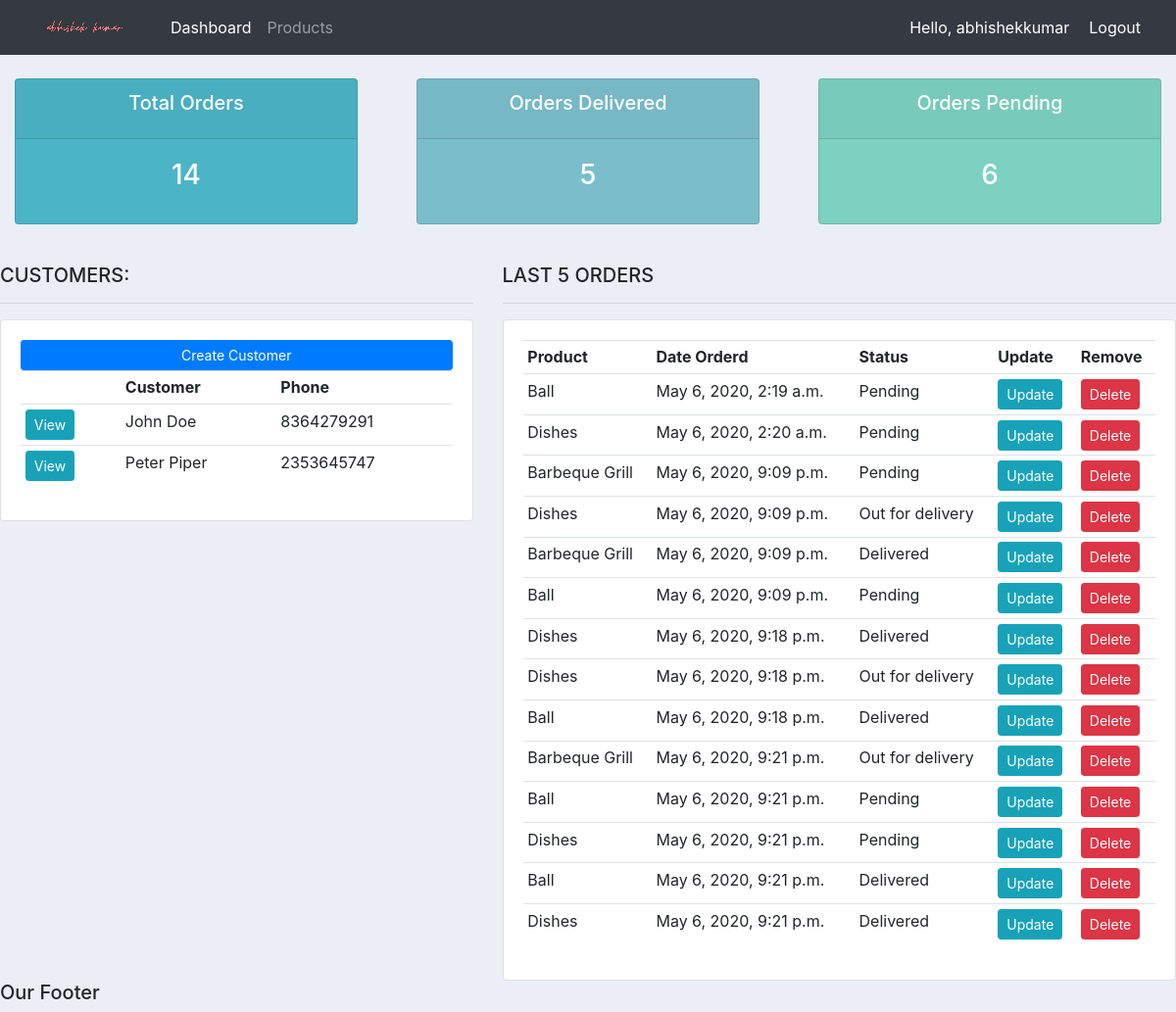
The app's page / (signed in) with its own data.
### accounts/models.py (models this page shows, shortened)
class Customer(models.Model):
    name = models.CharField(max_length=200, null=True)
    phone = models.CharField(max_length=200, null=True)
    email =models.CharField(max_length=200, null=True)
    date_created = models.DateTimeField(auto_now_add=True, null=True)

class Order(models.Model):
    STATUS = (
        ('Pending', 'Pending'),
        ('Out for delivery', 'Out for delivery'),
        ('Delivered', 'Delivered'),
    )
    customer = models.ForeignKey(Customer, null=True, on_delete=models.SET_NULL)
    product = models.ForeignKey(Product, null=True, on_delete=models.SET_NULL)
    date_created = models.DateTimeField(auto_now_add=True, null=True)
    status = models.CharField(max_length=200, null=True, choices=STATUS)
    note = models.CharField(max_length=200, null=True)

class Product(models.Model):
    CATEGORY = (
        ('Indoor', 'Indoor'),
        ('Out Door', 'Out Door'),
    )
    name = models.CharField(max_length=200, null=True)
    price = models.FloatField(null=True)
    category = models.CharField(max_length=200, null=True, choices=CATEGORY)
    description = models.CharField(max_length=200, null=True, blank=True)
    date_created = models.DateTimeField(auto_now_add=True, null=True)
    tags = models.ManyToManyField(Tag)
    def __str__(self):
        return self.name

### accounts/decorators.py (the view)
	def wrapper_function(request, *args, **kwargs):
		group = None
		if request.user.groups.exists():
			group = request.user.groups.all()[0].name
		if group == 'customer':
			return redirect('user-page')
		if group == 'admin':
			return view_func(request, *args, **kwargs)

### accounts/views.py (called while the page is built)
@login_required(login_url='login')
@admin_only
def home(request):
	orders = Order.objects.all()
	customers = Customer.objects.all()
	total_customers = customers.count()
	total_orders = orders.count()
	delivered = orders.filter(status='Delivered').count()
	pending = orders.filter(status='Pending').count()
	context = {'orders':orders, 'customers':customers,
	'total_orders':total_orders,'delivered':delivered,
	'pending':pending }
	return render(request, 'accounts/dashboard.html', context)

### accounts/templates/accounts/dashboard.html
{% extends 'accounts/main.html' %}
{% block content %}
{%  include 'accounts/status.html' %}
<br>
<div class="row">
	<div class="col-md-5">
		<h5>CUSTOMERS:</h5>
		<hr>
		<div class="card card-body">
			<a class="btn btn-primary  btn-sm btn-block" href="">Create Customer</a>
			<table class="table table-sm">
				<tr>
					<th></th>
					<th>Customer</th>
					<th>Phone</th>
				</tr>
				{% for customer in customers %}
				<tr>
					<td><a class="btn btn-sm btn-info" href="{% url 'customer' customer.id %}">View</a></td>
					<td>{{customer.name}}</td>
					<td>{{customer.phone}}</td>
				</tr>
			{% endfor %}
			</table>
		</div>
	</div>
	<div class="col-md-7">
		<h5>LAST 5 ORDERS</h5>
		<hr>
		<div class="card card-body">
			<table class="table table-sm">
				<tr>
					<th>Product</th>
					<th>Date Orderd</th>
					<th>Status</th>
					<th>Update</th>
					<th>Remove</th>
				</tr>
				{% for order in orders %}
				<tr>
					<td>{{order.product}}</td>
					<td>{{order.date_created}}</td>
					<td>{{order.status}}</td>
					<td><a class="btn btn-sm btn-info" href="{% url 'update_order' order.id %}">Update</a></td>
					<td><a class="btn btn-sm btn-danger" href="{% url 'delete_order' order.id %}">Delete</a></td>
				</tr>
			{% endfor %}
			</table>
		</div>
	</div>
</div>
{% endblock %}

### accounts/templates/accounts/main.html (shortened to what this page needs)
{% load static %}
<!DOCTYPE html>
<html>
    <head>
        <link rel="stylesheet" href="https://stackpath.bootstrapcdn.com/bootstrap/4.3.1/css/bootstrap.min.css">
        <link rel="stylesheet" types="text/css" href="{% static 'css/main.css'%}">
    </head>
    <body>
        {% include 'accounts/navbar.html' %}
    {% block content %}
    {% endblock %}
        <h5>Our Footer</h5>
    </body>
</html>

### accounts/templates/accounts/navbar.html (shortened to what this page needs)
{% load static %}
<nav class="navbar navbar-expand-lg navbar-dark bg-dark">
    <img src="{% static 'images/logo.png' %}">
    <div class="collapse navbar-collapse" id="navbarNav">
      <ul class="navbar-nav">
        {% if request.user.is_staff %}
        <li class="nav-item active">
          <a class="nav-link" href="{% url 'home' %}">Dashboard</a>
        </li>
        <li class="nav-item">
          <a class="nav-link" href="{% url 'products' %}">Products</a>
        </li>
        {% endif %}
      </ul>
    </div>
    <span class="hello-msg">Hello, {{request.user}} </span>
    <span><a class="hello-msg" href="{% url 'logout' %}">Logout</a></span>
  </nav>

### accounts/templates/accounts/status.html
<br>
<div class="row">
	<div class="col">
		<div class="col-md">
			<div class="card text-center text-white  mb-3" id="total-orders">
			  	<div class="card-header">
			  		<h5 class="card-title">Total Orders</h5>
			  	</div>
			  	<div class="card-body">
			    	<h3 class="card-title">{{total_orders}}</h3>
			  	</div>
			</div>
		</div>
	</div>
	<div class="col">
		<div class="col-md">
			<div class="card text-center text-white  mb-3" id="orders-delivered">
			  	<div class="card-header">
			  		<h5 class="card-title">Orders Delivered</h5>
			  	</div>
			  	<div class="card-body">
			    	<h3 class="card-title">{{delivered}}</h3>
			  	</div>
			</div>
		</div>
	</div>
	<div class="col">
		<div class="col-md">
			<div class="card text-center text-white  mb-3" id="orders-pending">
			  	<div class="card-header">
			  		<h5 class="card-title">Orders Pending</h5>
			  	</div>
			  	<div class="card-body">
			    	<h3 class="card-title">{{pending}}</h3>
			  	</div>
			</div>
		</div>
	</div>
</div>

### static/css/main.css (style rules this page uses)
body { background-color: #ebeff5; }
#total-orders { background-color: #4cb4c7; }
#orders-delivered { background-color: #7abecc; }
#orders-pending { background-color: #7CD1C0; }

### accounts/templates/accounts/navbar.html (style rules this page uses)
.hello-msg { font-size: : 18px; color: #fff; margin-right: 20px; }

### records on screen
Customer: name "John Doe", phone "8364279291"
Customer: name "Peter Piper", phone "2353645747"
Order: product "Ball", date_created "May 6, 2020, 2:19 a.m.", status "Pending"
Order: product "Dishes", date_created "May 6, 2020, 2:20 a.m.", status "Pending"
Order: product "Barbeque Grill", date_created "May 6, 2020, 9:09 p.m.", status "Pending"
Order: product "Dishes", date_created "May 6, 2020, 9:09 p.m.", status "Out for delivery"
Order: product "Barbeque Grill", date_created "May 6, 2020, 9:09 p.m.", status "Delivered"
Order: product "Ball", date_created "May 6, 2020, 9:09 p.m.", status "Pending"
Order: product "Dishes", date_created "May 6, 2020, 9:18 p.m.", status "Delivered"
Order: product "Dishes", date_created "May 6, 2020, 9:18 p.m.", status "Out for delivery"
Order: product "Ball", date_created "May 6, 2020, 9:18 p.m.", status "Delivered"
Order: product "Barbeque Grill", date_created "May 6, 2020, 9:21 p.m.", status "Out for delivery"
Order: product "Ball", date_created "May 6, 2020, 9:21 p.m.", status "Pending"
Order: product "Dishes", date_created "May 6, 2020, 9:21 p.m.", status "Pending"
Order: product "Ball", date_created "May 6, 2020, 9:21 p.m.", status "Delivered"
Order: product "Dishes", date_created "May 6, 2020, 9:21 p.m.", status "Delivered"

### other values on screen
{{ request.user }} "abhishekkumar"
{{ total_orders }} "14"
{{ delivered }} "5"
{{ pending }} "6"
